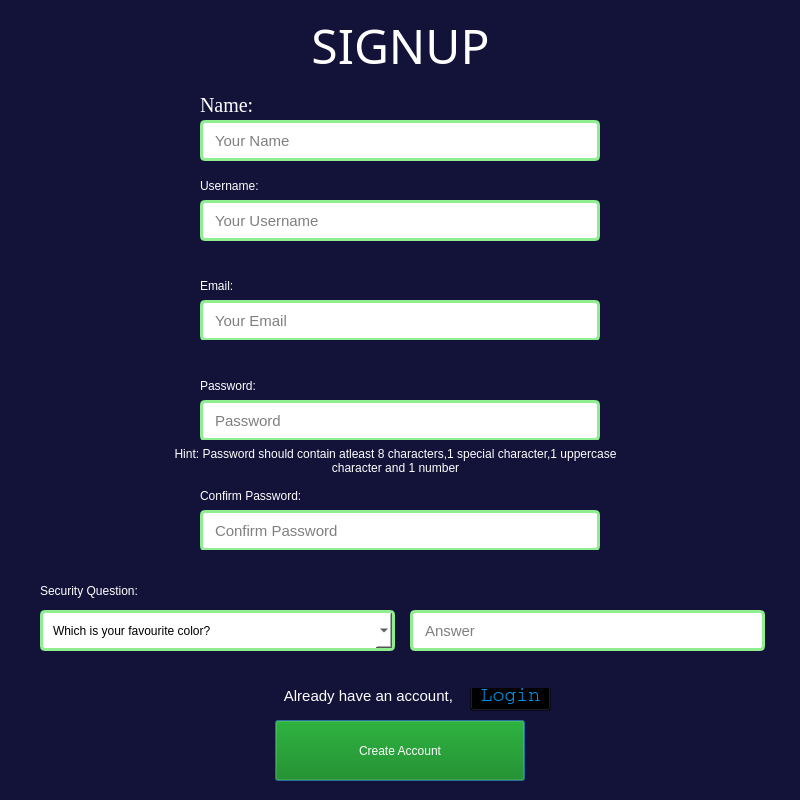
<?xml version="1.0" encoding="UTF-8"?>
<ui version="4.0">
 <class>Dialog</class>
 <widget class="QDialog" name="Dialog">
  <property name="geometry">
   <rect>
    <x>0</x>
    <y>0</y>
    <width>800</width>
    <height>800</height>
   </rect>
  </property>
  <property name="windowTitle">
   <string>Dialog</string>
  </property>
  <property name="styleSheet">
   <string notr="true">background-color:#131239;</string>
  </property>
  <widget class="QLabel" name="label_Name">
   <property name="geometry">
    <rect>
     <x>200</x>
     <y>80</y>
     <width>211</width>
     <height>51</height>
    </rect>
   </property>
   <property name="font">
    <font>
     <family>Georgia</family>
     <pointsize>15</pointsize>
     <weight>50</weight>
     <italic>false</italic>
     <bold>false</bold>
    </font>
   </property>
   <property name="styleSheet">
    <string notr="true">font: 15pt &quot;Georgia&quot;;
color:white;</string>
   </property>
   <property name="text">
    <string>Name:</string>
   </property>
  </widget>
  <widget class="QLabel" name="label_S_Question">
   <property name="geometry">
    <rect>
     <x>40</x>
     <y>570</y>
     <width>271</width>
     <height>41</height>
    </rect>
   </property>
   <property name="styleSheet">
    <string notr="true">font: 15pt &quot;Georgia&quot;;
color:white;</string>
   </property>
   <property name="text">
    <string>Security Question:</string>
   </property>
  </widget>
  <widget class="QLabel" name="label_Con_Password">
   <property name="geometry">
    <rect>
     <x>200</x>
     <y>460</y>
     <width>291</width>
     <height>71</height>
    </rect>
   </property>
   <property name="styleSheet">
    <string notr="true">font: 15pt &quot;Georgia&quot;;
color:white;</string>
   </property>
   <property name="text">
    <string>Confirm Password:</string>
   </property>
  </widget>
  <widget class="QLabel" name="label_Username">
   <property name="geometry">
    <rect>
     <x>200</x>
     <y>160</y>
     <width>251</width>
     <height>51</height>
    </rect>
   </property>
   <property name="styleSheet">
    <string notr="true">font: 15pt &quot;Georgia&quot;;
color:white;</string>
   </property>
   <property name="text">
    <string>Username:</string>
   </property>
  </widget>
  <widget class="QLabel" name="label_Password">
   <property name="geometry">
    <rect>
     <x>200</x>
     <y>360</y>
     <width>241</width>
     <height>51</height>
    </rect>
   </property>
   <property name="styleSheet">
    <string notr="true">font: 15pt &quot;Georgia&quot;;
color:white;</string>
   </property>
   <property name="text">
    <string>Password:</string>
   </property>
  </widget>
  <widget class="QLabel" name="labelHeading">
   <property name="geometry">
    <rect>
     <x>270</x>
     <y>10</y>
     <width>261</width>
     <height>71</height>
    </rect>
   </property>
   <property name="font">
    <font>
     <family>Copperplate Gothic Light</family>
     <pointsize>36</pointsize>
     <weight>50</weight>
     <italic>false</italic>
     <bold>false</bold>
    </font>
   </property>
   <property name="styleSheet">
    <string notr="true">font: 36pt &quot;Copperplate Gothic Light&quot;;
color:white;

</string>
   </property>
   <property name="text">
    <string>SIGNUP</string>
   </property>
   <property name="alignment">
    <set>Qt::AlignCenter</set>
   </property>
  </widget>
  <widget class="QLineEdit" name="f_name">
   <property name="geometry">
    <rect>
     <x>200</x>
     <y>120</y>
     <width>400</width>
     <height>41</height>
    </rect>
   </property>
   <property name="font">
    <font>
     <pointsize>11</pointsize>
    </font>
   </property>
   <property name="styleSheet">
    <string notr="true">padding:0px 10px 0px 10px;
border-radius:5px;
border:3px solid lightgreen;
background-color:white;</string>
   </property>
   <property name="placeholderText">
    <string>Your Name</string>
   </property>
  </widget>
  <widget class="QLineEdit" name="f_answer">
   <property name="geometry">
    <rect>
     <x>410</x>
     <y>610</y>
     <width>355</width>
     <height>41</height>
    </rect>
   </property>
   <property name="font">
    <font>
     <pointsize>11</pointsize>
    </font>
   </property>
   <property name="styleSheet">
    <string notr="true">padding:0px 10px 0px 10px;
border-radius:5px;
border:3px solid lightgreen;
background-color:white;</string>
   </property>
   <property name="placeholderText">
    <string>Answer</string>
   </property>
  </widget>
  <widget class="QLineEdit" name="f_pass2">
   <property name="geometry">
    <rect>
     <x>200</x>
     <y>510</y>
     <width>400</width>
     <height>41</height>
    </rect>
   </property>
   <property name="font">
    <font>
     <pointsize>11</pointsize>
    </font>
   </property>
   <property name="styleSheet">
    <string notr="true">padding:0px 10px 0px 10px;
border-radius:5px;
border:3px solid lightgreen;
background-color:white;</string>
   </property>
   <property name="echoMode">
    <enum>QLineEdit::Password</enum>
   </property>
   <property name="placeholderText">
    <string>Confirm Password</string>
   </property>
  </widget>
  <widget class="QLineEdit" name="f_pass1">
   <property name="geometry">
    <rect>
     <x>200</x>
     <y>400</y>
     <width>400</width>
     <height>41</height>
    </rect>
   </property>
   <property name="font">
    <font>
     <pointsize>11</pointsize>
    </font>
   </property>
   <property name="styleSheet">
    <string notr="true">padding:0px 10px 0px 10px;
border-radius:5px;
border:3px solid lightgreen;
background-color:white;
</string>
   </property>
   <property name="echoMode">
    <enum>QLineEdit::Password</enum>
   </property>
   <property name="placeholderText">
    <string>Password</string>
   </property>
  </widget>
  <widget class="QLineEdit" name="f_uname">
   <property name="geometry">
    <rect>
     <x>200</x>
     <y>200</y>
     <width>400</width>
     <height>41</height>
    </rect>
   </property>
   <property name="font">
    <font>
     <pointsize>11</pointsize>
    </font>
   </property>
   <property name="styleSheet">
    <string notr="true">padding:0px 10px 0px 10px;
border-radius:5px;
border:3px solid lightgreen;
background-color:white;</string>
   </property>
   <property name="placeholderText">
    <string>Your Username</string>
   </property>
  </widget>
  <widget class="QPushButton" name="f_create_account">
   <property name="geometry">
    <rect>
     <x>275</x>
     <y>720</y>
     <width>250</width>
     <height>61</height>
    </rect>
   </property>
   <property name="cursor">
    <cursorShape>PointingHandCursor</cursorShape>
   </property>
   <property name="styleSheet">
    <string notr="true">font: 16pt &quot;Arial Rounded MT Bold&quot;;
padding:15px;
background-color:green;
color:white;

</string>
   </property>
   <property name="text">
    <string>Create Account</string>
   </property>
  </widget>
  <widget class="QLabel" name="label_2">
   <property name="geometry">
    <rect>
     <x>250</x>
     <y>680</y>
     <width>241</width>
     <height>31</height>
    </rect>
   </property>
   <property name="font">
    <font>
     <family>Meiryo UI</family>
     <pointsize>11</pointsize>
     <weight>50</weight>
     <italic>false</italic>
     <bold>false</bold>
    </font>
   </property>
   <property name="styleSheet">
    <string notr="true">font: 11pt &quot;Meiryo UI&quot;;
color:white;</string>
   </property>
   <property name="text">
    <string>Already have an account, </string>
   </property>
   <property name="alignment">
    <set>Qt::AlignCenter</set>
   </property>
  </widget>
  <widget class="QPushButton" name="f_goto_login">
   <property name="geometry">
    <rect>
     <x>470</x>
     <y>680</y>
     <width>81</width>
     <height>31</height>
    </rect>
   </property>
   <property name="font">
    <font>
     <family>Courier</family>
     <pointsize>15</pointsize>
     <weight>9</weight>
     <italic>false</italic>
     <bold>false</bold>
    </font>
   </property>
   <property name="cursor">
    <cursorShape>PointingHandCursor</cursorShape>
   </property>
   <property name="styleSheet">
    <string notr="true">background-color:transparent;
color:#0096ED;
font: 75 15pt &quot;Courier&quot;;</string>
   </property>
   <property name="text">
    <string>Login</string>
   </property>
  </widget>
  <widget class="QLabel" name="f_responseerror">
   <property name="geometry">
    <rect>
     <x>160</x>
     <y>250</y>
     <width>500</width>
     <height>27</height>
    </rect>
   </property>
   <property name="styleSheet">
    <string notr="true">font: 10pt &quot;Meiryo UI&quot;;
color:red;</string>
   </property>
   <property name="text">
    <string/>
   </property>
   <property name="alignment">
    <set>Qt::AlignCenter</set>
   </property>
  </widget>
  <widget class="QLabel" name="f_responseerror1">
   <property name="geometry">
    <rect>
     <x>160</x>
     <y>660</y>
     <width>500</width>
     <height>28</height>
    </rect>
   </property>
   <property name="styleSheet">
    <string notr="true">font: 10pt &quot;Meiryo UI&quot;;
color:red;</string>
   </property>
   <property name="text">
    <string/>
   </property>
   <property name="alignment">
    <set>Qt::AlignCenter</set>
   </property>
  </widget>
  <widget class="QLabel" name="f_responseerror2">
   <property name="geometry">
    <rect>
     <x>160</x>
     <y>550</y>
     <width>500</width>
     <height>28</height>
    </rect>
   </property>
   <property name="styleSheet">
    <string notr="true">font: 10pt &quot;Meiryo UI&quot;;
color:red;</string>
   </property>
   <property name="text">
    <string/>
   </property>
   <property name="alignment">
    <set>Qt::AlignCenter</set>
   </property>
  </widget>
  <widget class="QLabel" name="f_responseerror2_2">
   <property name="geometry">
    <rect>
     <x>150</x>
     <y>440</y>
     <width>491</width>
     <height>41</height>
    </rect>
   </property>
   <property name="styleSheet">
    <string notr="true">font: 10pt &quot;Meiryo UI&quot;;
color:white;</string>
   </property>
   <property name="text">
    <string>Hint: Password should contain atleast 8 characters,1 special character,1 uppercase character and 1 number</string>
   </property>
   <property name="alignment">
    <set>Qt::AlignCenter</set>
   </property>
   <property name="wordWrap">
    <bool>true</bool>
   </property>
  </widget>
  <widget class="QComboBox" name="f_security_ques">
   <property name="geometry">
    <rect>
     <x>40</x>
     <y>610</y>
     <width>355</width>
     <height>41</height>
    </rect>
   </property>
   <property name="styleSheet">
    <string notr="true">padding:0px 10px 0px 10px;
border-radius:5px;
border:3px solid lightgreen;
background-color:white;
font: 10pt &quot;MS Shell Dlg 2&quot;;
</string>
   </property>
   <item>
    <property name="text">
     <string>Which is your favourite color?</string>
    </property>
   </item>
   <item>
    <property name="text">
     <string>Which is your favourite book?</string>
    </property>
   </item>
   <item>
    <property name="text">
     <string>Which is your favourite subject?</string>
    </property>
   </item>
  </widget>
  <widget class="QLineEdit" name="f_email">
   <property name="geometry">
    <rect>
     <x>200</x>
     <y>300</y>
     <width>400</width>
     <height>41</height>
    </rect>
   </property>
   <property name="font">
    <font>
     <pointsize>11</pointsize>
    </font>
   </property>
   <property name="styleSheet">
    <string notr="true">padding:0px 10px 0px 10px;
border-radius:5px;
border:3px solid lightgreen;
background-color:white;</string>
   </property>
   <property name="text">
    <string/>
   </property>
   <property name="placeholderText">
    <string>Your Email</string>
   </property>
  </widget>
  <widget class="QLabel" name="label_Username_2">
   <property name="geometry">
    <rect>
     <x>200</x>
     <y>260</y>
     <width>251</width>
     <height>51</height>
    </rect>
   </property>
   <property name="styleSheet">
    <string notr="true">font: 15pt &quot;Georgia&quot;;
color:white;</string>
   </property>
   <property name="text">
    <string>Email:</string>
   </property>
  </widget>
  <widget class="QLabel" name="f_responseerror_2">
   <property name="geometry">
    <rect>
     <x>160</x>
     <y>340</y>
     <width>500</width>
     <height>28</height>
    </rect>
   </property>
   <property name="styleSheet">
    <string notr="true">font: 10pt &quot;Meiryo UI&quot;;
color:red;</string>
   </property>
   <property name="text">
    <string/>
   </property>
   <property name="alignment">
    <set>Qt::AlignCenter</set>
   </property>
  </widget>
  <zorder>label_Name</zorder>
  <zorder>label_S_Question</zorder>
  <zorder>label_Con_Password</zorder>
  <zorder>label_Username</zorder>
  <zorder>label_Password</zorder>
  <zorder>labelHeading</zorder>
  <zorder>f_name</zorder>
  <zorder>f_answer</zorder>
  <zorder>f_pass2</zorder>
  <zorder>f_pass1</zorder>
  <zorder>f_uname</zorder>
  <zorder>f_create_account</zorder>
  <zorder>label_2</zorder>
  <zorder>f_goto_login</zorder>
  <zorder>f_responseerror1</zorder>
  <zorder>f_responseerror2</zorder>
  <zorder>f_responseerror2_2</zorder>
  <zorder>f_security_ques</zorder>
  <zorder>label_Username_2</zorder>
  <zorder>f_email</zorder>
  <zorder>f_responseerror_2</zorder>
  <zorder>f_responseerror</zorder>
 </widget>
 <resources/>
 <connections/>
</ui>
